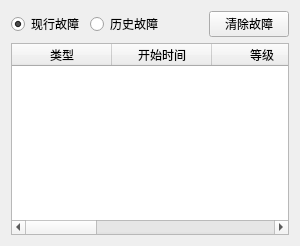
            <widget class="QWidget" name="tab_robot_error">
             <attribute name="title">
              <string>故障信息(0)</string>
             </attribute>
             <layout class="QVBoxLayout" name="verticalLayout_22">
              <item>
               <layout class="QHBoxLayout" name="horizontalLayout_3">
                <item>
                 <widget class="QRadioButton" name="radioButton_err_active">
                  <property name="text">
                   <string>现行故障</string>
                  </property>
                  <property name="checked">
                   <bool>true</bool>
                  </property>
                 </widget>
                </item>
                <item>
                 <widget class="QRadioButton" name="radioButton_err_history">
                  <property name="text">
                   <string>历史故障</string>
                  </property>
                  <property name="checked">
                   <bool>false</bool>
                  </property>
                 </widget>
                </item>
                <item>
                 <spacer name="horizontalSpacer_2">
                  <property name="orientation">
                   <enum>Qt::Horizontal</enum>
                  </property>
                  <property name="sizeHint" stdset="0">
                   <size>
                    <width>40</width>
                    <height>20</height>
                   </size>
                  </property>
                 </spacer>
                </item>
                <item>
                 <widget class="QPushButton" name="pushButton_clear_err">
                  <property name="text">
                   <string>清除故障</string>
                  </property>
                 </widget>
                </item>
               </layout>
              </item>
              <item>
               <widget class="QTableWidget" name="tableWidget_error">
                <attribute name="horizontalHeaderCascadingSectionResizes">
                 <bool>true</bool>
                </attribute>
                <attribute name="verticalHeaderVisible">
                 <bool>false</bool>
                </attribute>
                <column>
                 <property name="text">
                  <string>类型</string>
                 </property>
                </column>
                <column>
                 <property name="text">
                  <string>开始时间</string>
                 </property>
                </column>
                <column>
                 <property name="text">
                  <string>等级</string>
                 </property>
                </column>
                <column>
                 <property name="text">
                  <string>故障码</string>
                 </property>
                </column>
                <column>
                 <property name="text">
                  <string>故障描述</string>
                 </property>
                </column>
                <column>
                 <property name="text">
                  <string>故障处理</string>
                 </property>
                </column>
                <column>
                 <property name="text">
                  <string>结束时间</string>
                 </property>
                </column>
               </widget>
              </item>
             </layout>
            </widget>
